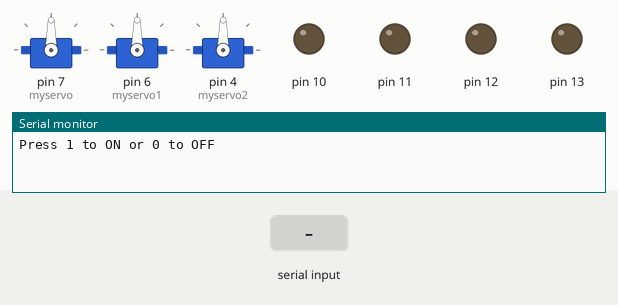
Recording of a sketch running on a simulated Arduino Uno, built with avr-gcc and run on an emulated ATmega328P. On the bench: 3 × servo, output pins drawn as LEDs (lit = HIGH), the last lines printed to the serial monitor. The test bench sets the inputs (shaded band).

Above: at 1.2 s.
1.3 s: "w" received over Serial
At 2.2 s:
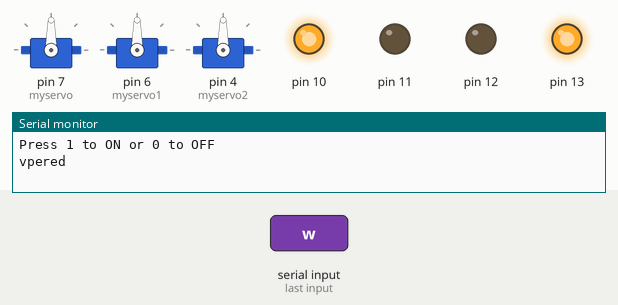
2.8 s: "s" received over Serial
At 3.3 s:
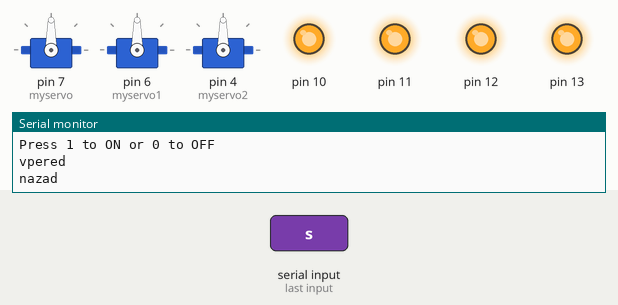
4.3 s: "k" received over Serial
At 5.5 s:
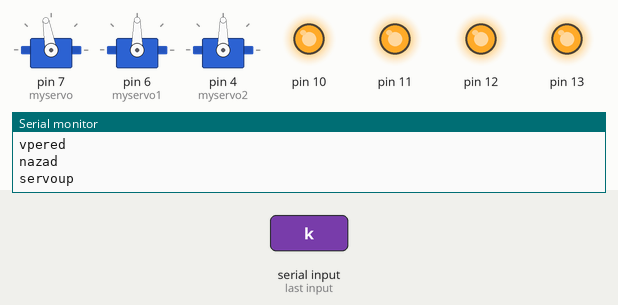
5.8 s: byte 112 ('p') received over Serial
At 6.8 s:
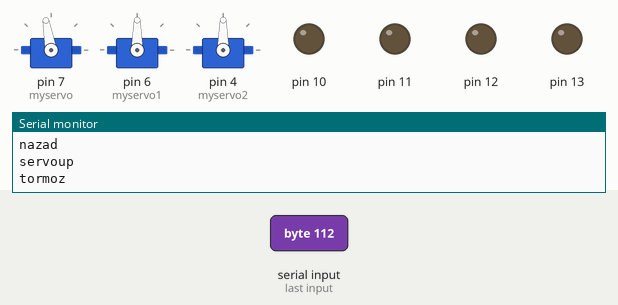
7.3 s: "a" received over Serial
At 8.0 s:
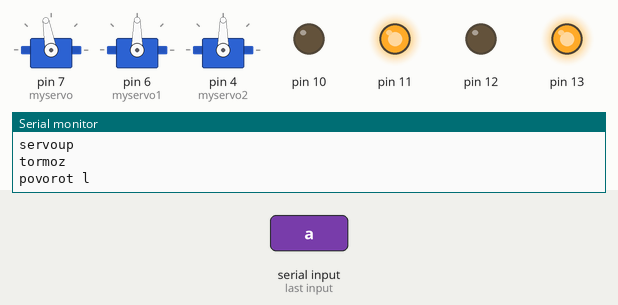
8.8 s: "i" received over Serial
At 9.1 s:
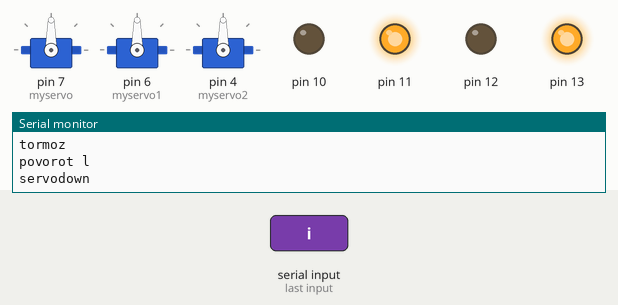
Timing chart, 0 to 11.3 s (numbered marks = the images above; inputs shaded):
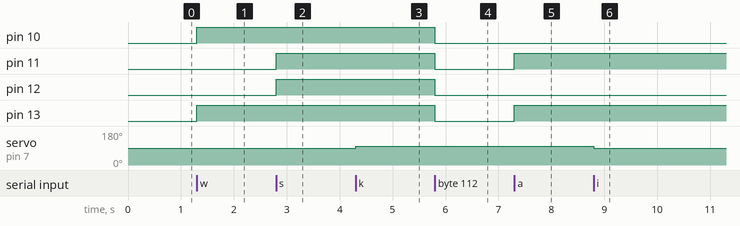

Measured:
- after the input at 1.3 s, pin 10, pin 13: LOW → HIGH at once
- after the input at 2.8 s, pin 11, pin 12: LOW → HIGH at once
- after the input at 4.3 s, servo on pin 7 (myservo): 90° → 100° at once
- after the input at 5.8 s, pin 10–13: HIGH → LOW at once
- after the input at 7.3 s, pin 11, pin 13: LOW → HIGH at once
- after the input at 8.8 s, servo on pin 7 (myservo): 100° → 90° at once

The sketch:

arduino_robot.ino
```cpp
#include <Servo.h>

Servo myservo;  // create servo object to control a servo
Servo myservo1;
Servo myservo2;
int van1=90;
int van2=90;
int van3=90;

int val; //переменная в которую будем записывать команды по bluetooth

void setup()
{
   myservo.attach(7);
   myservo1.attach(6);
   myservo2.attach(4);
Serial.begin(9600); // запускаем работу с портом
pinMode(13, OUTPUT); //говорим, что порт Reley1, т.е. порт D7 явлюяется портом вывода
pinMode(12, OUTPUT);
pinMode(11, OUTPUT);
pinMode(10, OUTPUT);
Serial.println("Press 1 to ON or 0 to OFF");
}
void loop()
{
if (Serial.available()) //если из последовательного интерфейса что пришло, значит…
{
val = Serial.read(); // заносим в переменную val, то что пришло в порт

if (val == 'w')
{
digitalWrite(13, HIGH);
digitalWrite(10, HIGH);
Serial.println("vpered");
//delay(100);
//digitalWrite(13, LOW);
//digitalWrite(10, LOW);
}
if (val == 's')
{
digitalWrite(12, HIGH);
digitalWrite(11, HIGH);
Serial.println("nazad");
//delay(100);
//digitalWrite(12, LOW);
//digitalWrite(11, LOW);
}
if (val == 'a')
{
digitalWrite(13, HIGH);
digitalWrite(11, HIGH);
Serial.println("povorot l");
//delay(100);
//digitalWrite(13, LOW);
//digitalWrite(11, LOW);
}
if (val == 'd')
{
digitalWrite(12, HIGH);
digitalWrite(10, HIGH);
Serial.println("povorotr");
//delay(100);
//digitalWrite(13, LOW);
//digitalWrite(11, LOW);
}

if (val == 'k')
{

Serial.println("servoup");
van1 = van1 + 10;
if (van1 > 180) van1 = 180;    //ограничим угол сервы 0..180
if (van1 < 0) van1 = 0;


myservo.write(van1);
delay(300);


}


if (val == 'i')
{

Serial.println("servodown");

van1 = van1 - 10;
if (van1 > 180) van1 = 180;    //ограничим угол сервы 0..180
if (van1 < 0) van1 = 0;


myservo.write(van1);
delay(300);
}

if (val == 'j')
{

Serial.println("servoleft");
van2 = van2 + 10;
if (van2 > 180) van2 = 180;    //ограничим угол сервы 0..180
if (van2 < 0) van2 = 0;


myservo1.write(van2);
delay(300);

}
if (val == 'l')
{

Serial.println("servoright");

van2 = van2 - 10;
if (van2 > 180) van2 = 180;    //ограничим угол сервы 0..180
if (van2 < 0) van2 = 0;


myservo1.write(van2);
delay(300);
}

if (val == 'n')
{

Serial.println("servoup1");

van3 = van3 + 10;
if (van3 > 180) van3 = 180;    //ограничим угол сервы 0..180
if (van3 < 0) van3 = 0;


myservo2.write(van3);
delay(300);

}
if (val == 'm')
{

Serial.println("servodown1");
van3 = van3 - 10;
if (van3 > 180) van3 = 180;    //ограничим угол сервы 0..180
if (van3 < 0) van3 = 0;


myservo2.write(van3);
delay(300);
}


if ( val == 'p') // если пришел символ "0" выключаем реле
{
digitalWrite(13, LOW);
digitalWrite(12, LOW);
digitalWrite(11, LOW);
digitalWrite(10, LOW);
Serial.println("tormoz");
}

}
}
```
